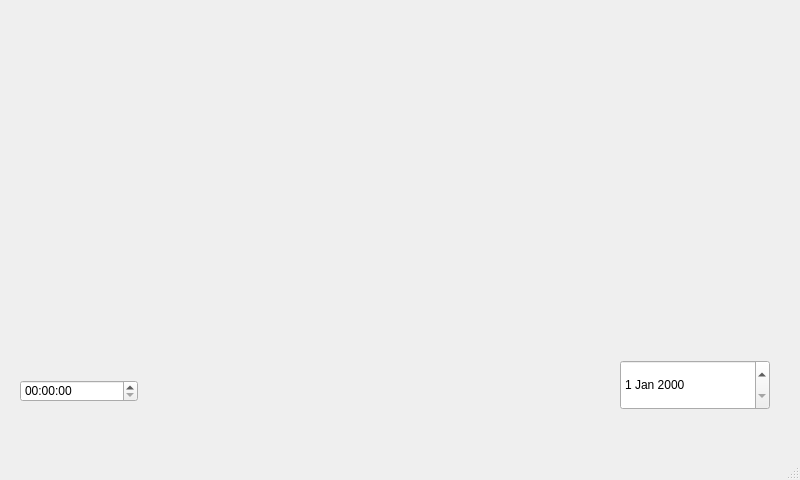
<?xml version="1.0" encoding="UTF-8"?>
<ui version="4.0">
 <class>MainWindow</class>
 <widget class="QMainWindow" name="MainWindow">
  <property name="geometry">
   <rect>
    <x>0</x>
    <y>0</y>
    <width>800</width>
    <height>480</height>
   </rect>
  </property>
  <property name="windowTitle">
   <string>MainWindow</string>
  </property>
  <widget class="QWidget" name="centralwidget">
   <widget class="QWidget" name="widget" native="true">
    <property name="geometry">
     <rect>
      <x>0</x>
      <y>0</y>
      <width>800</width>
      <height>480</height>
     </rect>
    </property>
    <property name="styleSheet">
     <string notr="true">QMainWindow {
	background-image: url('/VaultBoy2fill.png');
	background-repeat: no-repeat;
	background-position: center;
}</string>
    </property>
    <widget class="QTimeEdit" name="timeEdit">
     <property name="geometry">
      <rect>
       <x>20</x>
       <y>380</y>
       <width>118</width>
       <height>22</height>
      </rect>
     </property>
    </widget>
    <widget class="QDateEdit" name="dateEdit">
     <property name="geometry">
      <rect>
       <x>620</x>
       <y>360</y>
       <width>150</width>
       <height>50</height>
      </rect>
     </property>
     <property name="sizePolicy">
      <sizepolicy hsizetype="Minimum" vsizetype="Fixed">
       <horstretch>0</horstretch>
       <verstretch>0</verstretch>
      </sizepolicy>
     </property>
    </widget>
   </widget>
  </widget>
  <widget class="QMenuBar" name="menubar">
   <property name="geometry">
    <rect>
     <x>0</x>
     <y>0</y>
     <width>800</width>
     <height>26</height>
    </rect>
   </property>
  </widget>
  <widget class="QStatusBar" name="statusbar"/>
 </widget>
 <resources/>
 <connections/>
</ui>
